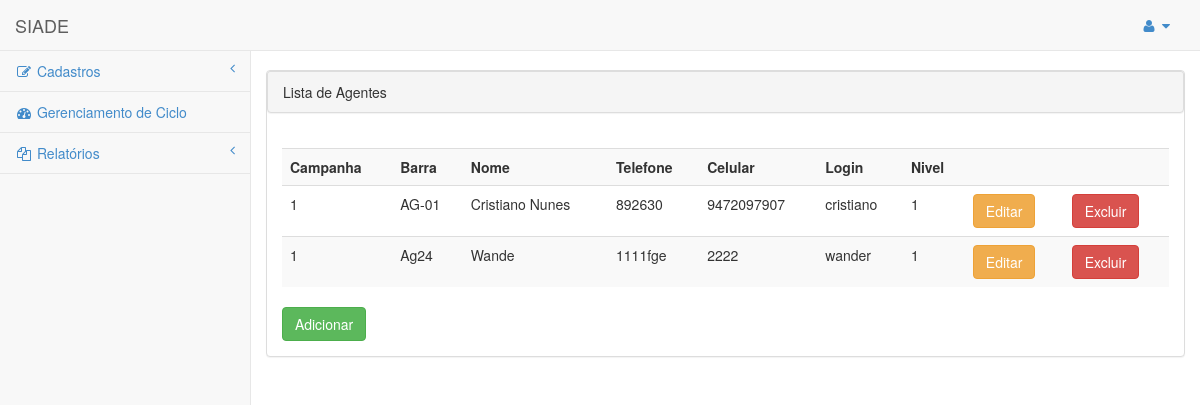
Page /agente_listar.php (signed in) on the earlier database version.
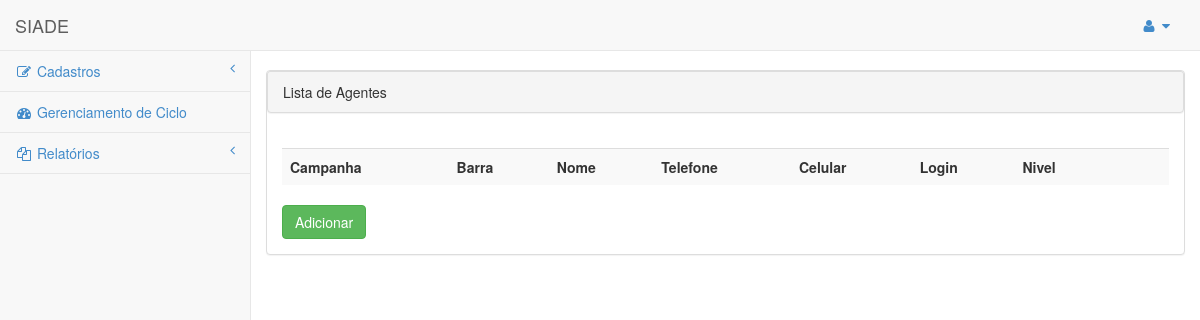
Same page on the later database version.
### tables this page shows
CREATE TABLE IF NOT EXISTS `agentes` (
  `id` INT NOT NULL AUTO_INCREMENT,
  `Campanha_idCampanha` INT NOT NULL,
  `barra` VARCHAR(45) NOT NULL,
  `nome` VARCHAR(45) NOT NULL,
  `telefone` VARCHAR(45) NULL,
  `celular` VARCHAR(45) NULL,
  `sexo` VARCHAR(45) NOT NULL,
  `Login` VARCHAR(45) NOT NULL,
  `Senha` VARCHAR(45) NOT NULL,
  `Nivel_IdNivel` INT NOT NULL,
  PRIMARY KEY (`id`),
  INDEX `fk_Agente_Campanha1_idx` (`Campanha_idCampanha` ASC),
  INDEX `fk_Agente_Nivel1_idx` (`Nivel_IdNivel` ASC),
  CONSTRAINT `fk_Agente_Campanha1`
    FOREIGN KEY (`Campanha_idCampanha`)
    REFERENCES `Campanha` (`idCampanha`)
    ON DELETE NO ACTION
    ON UPDATE NO ACTION,
  CONSTRAINT `fk_Agente_Nivel1`
    FOREIGN KEY (`Nivel_IdNivel`)
    REFERENCES `Nivel` (`IdNivel`)
    ON DELETE NO ACTION
    ON UPDATE NO ACTION);

### agente_listar.php (the view, shortened to what this page needs)
<!DOCTYPE html>
<html>
<head>
    <link href="css/bootstrap.min.css" rel="stylesheet">
    <link href="font-awesome/css/font-awesome.css" rel="stylesheet">
    <link href="css/plugins/morris/morris-0.4.3.min.css" rel="stylesheet">
    <link href="css/plugins/timeline/timeline.css" rel="stylesheet">
    <link href="css/sb-admin.css" rel="stylesheet">
</head>
<body>
    <div id="wrapper">
        <nav class="navbar navbar-default navbar-fixed-top" role="navigation" style="margin-bottom: 0">
            <div class="navbar-header">
                <a class="navbar-brand" href="principal.php">SIADE</a>
            </div>
            <ul class="nav navbar-top-links navbar-right">
                <li class="dropdown">
                    <a class="dropdown-toggle" data-toggle="dropdown" href="#">
                        <i class="fa fa-user fa-fw"></i>  <i class="fa fa-caret-down"></i>
                    </a>
                </li>
            </ul>
            <div id="menu" class="navbar-default navbar-static-side" role="navigation">
                <div class="sidebar-collapse">
                    <ul class="nav" id="side-menu">
                        <li>
                            <a href="#"><i class="fa fa-edit fa-fw"></i> Cadastros<span class="fa arrow"></span></a>
                        </li>
                        <li>
                            <a href="gerenciamentociclo.php"><i class="fa fa-dashboard fa-fw"></i> Gerenciamento de Ciclo</a>
                        </li>
                        <li>
                            <a href="#"><i class="fa fa-files-o fa-fw"></i> Relatórios<span class="fa arrow"></span></a>
                        </li>
                </div>
            </div>
        </nav>
    </div>
    <div id="page-wrapper">
        <br />
        <div class="row">
        <div class="panel panel-default">
            <div class="panel panel-heading">
                Lista de Agentes
            </div>
            <div class="panel-body">
                <div class="table-responsive">
        <?php
            echo "<table class='table table-striped'>";
            echo "<tr>";
            echo "<td><b>Campanha</b></td>";
            echo "<td><b>Barra</b></td>";
            echo "<td><b>Nome</b></td>";
            echo "<td><b>Telefone</b></td>";
            echo "<td><b>Celular</b></td>";
            echo "<td><b>Login</b></td>";
            echo "<td><b>Nivel</b></td>";
            echo "<td></td>";
            echo "<td></td>";
            echo "</tr>";
            $result = mysql_query("SELECT * FROM `agentes`") or trigger_error(mysql_error());
            while($row = mysql_fetch_array($result)){
            foreach($row AS $key => $value) { $row[$key] = stripslashes($value); }
            echo "<tr>";
            echo "<td valign='top'>" . nl2br( $row['Campanha_idCampanha']) . "</td>";
            echo "<td valign='top'>" . nl2br( $row['barra']) . "</td>";
            echo "<td valign='top'>" . nl2br( $row['nome']) . "</td>";
            echo "<td valign='top'>" . nl2br( $row['telefone']) . "</td>";
            echo "<td valign='top'>" . nl2br( $row['celular']) . "</td>";
            echo "<td valign='top'>" . nl2br( $row['login']) . "</td>";
            echo "<td valign='top'>" . nl2br( $row['Nivel_IdNivel']) . "</td>";
            echo "<td valign='top'><a class='btn btn-warning' href=agente_editar.php?id={$row['id']}>Editar</a></td><td><a class='btn btn-danger' href=agente_deletar.php?id={$row['id']}>Excluir</a></td> ";
            echo "</tr>";
            }
            echo "</table>";
        ?>
        <a href="agente.php" class="btn btn-success">Adicionar</a>
                    </div>
                </div>
            </div>
        </div>
    </div>
</body>
</html>

### css/sb-admin.css (style rules this page uses)
body { padding-top: 100px; background-color: #f8f8f8; }
@media (min-width:768px) { body { padding-top: 50px; } }
#wrapper { width: 100%; }
#page-wrapper { padding: 0 15px; min-height: 568px; background-color: #fff; }
@media (min-width:768px) { #page-wrapper { position: inherit; margin: 0 0 0 250px; padding: 0 30px; min-height: 1300px; border-left: 1px solid #e7e7e7; } }
.navbar-top-links li { display: inline-block; }
.navbar-top-links li:last-child { margin-right: 15px; }
.navbar-top-links li a { padding: 15px; min-height: 50px; }
.navbar-static-side ul li { border-bottom: 1px solid #e7e7e7; }
.arrow { float: right; }
.fa.arrow:before { content: "\f104"; }
@media (min-width:768px) { .navbar-static-side { z-index: 1; position: absolute; width: 250px; margin-top: 51px; } }

Differences in the rows shown:
removed agentes: Campanha_idCampanha "1", barra "AG-01", nome "Cristiano Nunes", telefone "892630", celular "9472097907", login "cristiano", Nivel_IdNivel "1"
removed agentes: Campanha_idCampanha "1", barra "Ag24", nome "Wande", telefone "1111fge", celular "2222", login "wander", Nivel_IdNivel "1"
